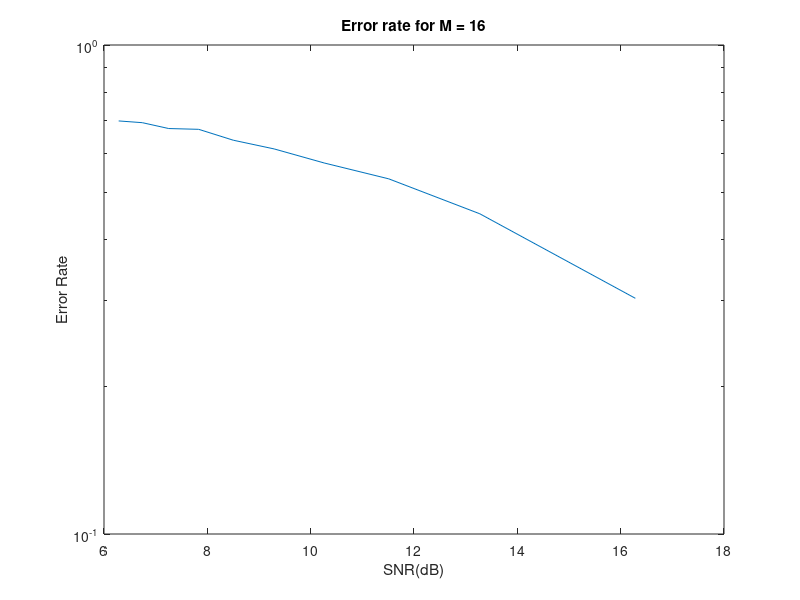

The MATLAB source for this figure:
close all, clear all, clc;

%Part5--------------------------------

N = 10000;
X = randi( [0 1], 1, N*4);
V = 1:1:4; % M = 2,4,8,16

for V = 4:1:4 % chosing the V that wanted to run
    M = 2^V;
%Generating s(t)
    for i = 1:1:N
        decimal(i) = 0;
        for j = 1:1:V
            decimal(i) = decimal(i) + 2^(V-j)* X((i-1)*V+j);
            st(i) = (2*decimal(i)-M+1);
        end
    end


    count = zeros(1,10);
    sigma = 1:1:10;
    Ms = -(M-1):2:(M-1);
    for j = 1:1:10
        SNR(j) = 1/(2*sigma(j)); %Eb/No
        nt = sqrt(sigma(j)) * randn(1, 1*N);
        rt = st + nt;
        
        for i = 1:1:N
            
            for m = 2:1:M
                if Ms(m)>= rt(i)
                    break;
                end
            end
            if abs(Ms(m)-rt(i)) < abs(Ms(m-1)-rt(i))
                r_ML(i) = Ms(m);
            else
                r_ML(i) = Ms(m-1);
            end
            % ML Decision rule
            if (r_ML(i) == st(i))
                count(j) = count(j) + 1;
            end
        end
    end
    SNR = [42.50 21.25 14.16 10.62 8.500 7.0833 6.0714 5.312 4.7222 4.2500]
    error_rate = 1-(count./N);
    SNR_db = 10*log10(SNR);
    figure(3);
    semilogy(SNR_db, error_rate);
    xlabel('SNR(dB)');
    ylabel('Error Rate');
    title('Error rate for M = 16');

end
